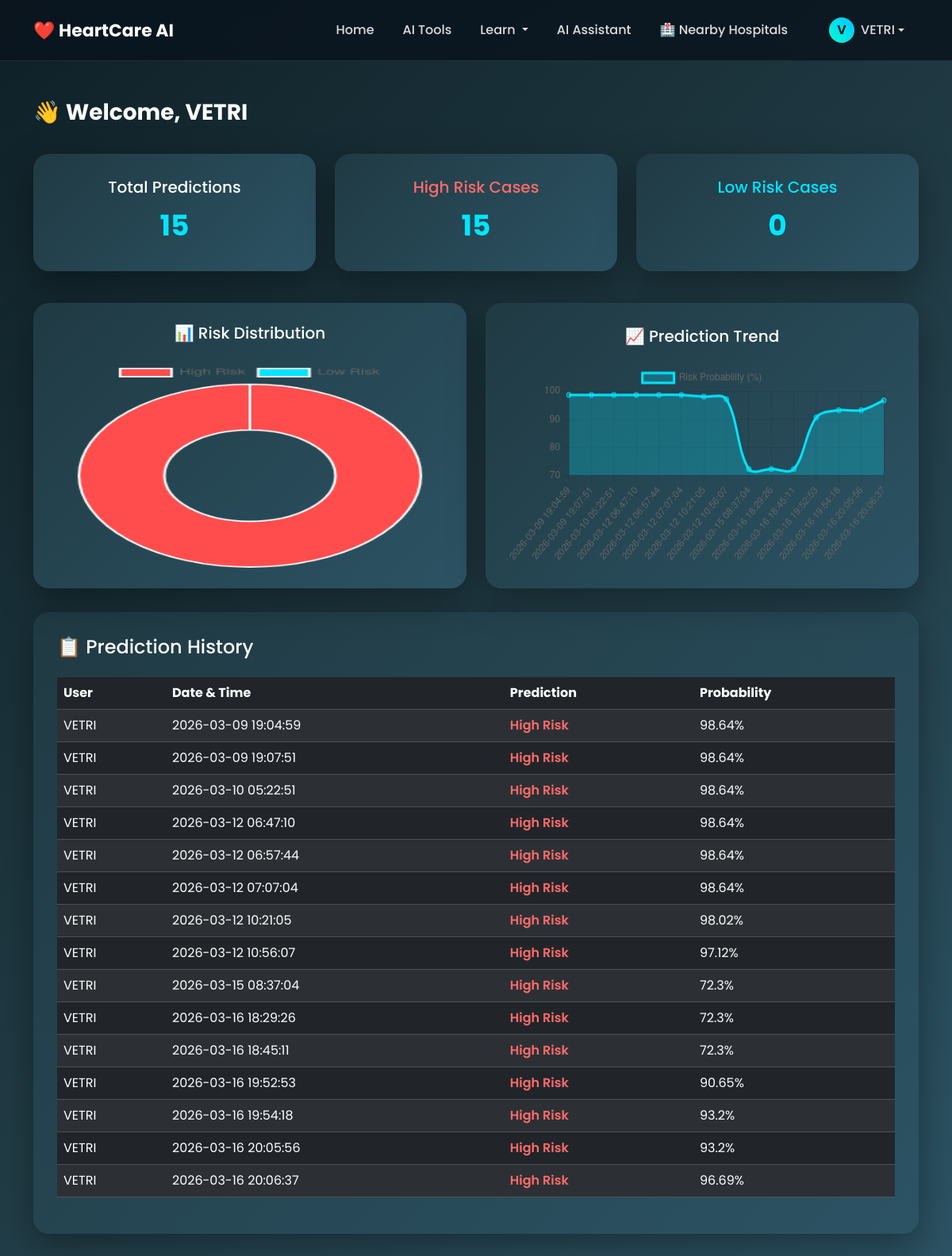
The app's page /dashboard (signed in) with its own data.
### tables this page shows
CREATE TABLE predictions (
        id INTEGER PRIMARY KEY AUTOINCREMENT,
        user_id INTEGER,
        prediction TEXT,
        probability REAL,
        created_at TIMESTAMP DEFAULT CURRENT_TIMESTAMP
    );

### app.py (the view)
@app.route("/dashboard")
def dashboard():
    if session.get("guest"):
        return redirect("/")
    if "user_id" not in session:
        return redirect("/login")
    conn = get_db_connection()
    cursor = conn.cursor()
    cursor.execute(
        "SELECT prediction, probability, created_at FROM predictions WHERE user_id=? ORDER BY created_at ASC",
        (session["user_id"],)
    )
    history = cursor.fetchall()
    conn.close()
    total = len(history)
    high = sum(1 for h in history if h[0] == "High Risk")
    low = sum(1 for h in history if h[0] == "Low Risk")
    dates = [h[2] for h in history]
    probabilities = [h[1] for h in history]
    return render_template(
        "dashboard.html",
        history=history,
        total=total,
        high=high,
        low=low,
        dates=dates,
        probabilities=probabilities
    )

### db.py (called while the page is built)
def get_db_connection():
    conn = sqlite3.connect(DATABASE)
    conn.row_factory = sqlite3.Row
    return conn

### Templates/dashboard.html (shortened to what this page needs)
{% extends "base.html" %}
{% block content %}
<h2 class="dashboard-title">
👋 Welcome, {{ session.username }}
</h2>
{% set total = history|length %}
{% set high = history | selectattr(0, "equalto", "High Risk") | list | length %}
{% set low = history | selectattr(0, "equalto", "Low Risk") | list | length %}
<div class="row g-4">
<div class="col-md-4">
<div class="stat-card">
<h5>Total Predictions</h5>
<div class="stat-number">{{ total }}</div>
</div>
</div>
<div class="col-md-4">
<div class="stat-card">
<h5 style="color:#ff6b6b">High Risk Cases</h5>
<div class="stat-number">{{ high }}</div>
</div>
</div>
<div class="col-md-4">
<div class="stat-card">
<h5 style="color:#00e5ff">Low Risk Cases</h5>
<div class="stat-number">{{ low }}</div>
</div>
</div>
</div>
<div class="row g-4 mt-3">
<div class="col-md-6">
<div class="chart-card">
<h5 class="mb-4 text-center">📊 Risk Distribution</h5>
<canvas id="riskChart"></canvas>
</div>
</div>
<div class="col-md-6">
<div class="chart-card">
<h5 class="mb-4 text-center">📈 Prediction Trend</h5>
<canvas id="trendChart"></canvas>
</div>
</div>
</div>
<div class="table-card">
<h4 class="mb-4">📋 Prediction History</h4>
<table class="table table-dark table-striped">
<thead>
<tr>
<th>User</th>
<th>Date & Time</th>
<th>Prediction</th>
<th>Probability</th>
</tr>
</thead>
<tbody>
{% if history %}
{% for row in history %}
<tr>
<td>{{ session.username }}</td>
<td>{{ row[2] }}</td>
<td>
{% if row[0] == "High Risk" %}
<span style="color:#ff6b6b;font-weight:600">High Risk</span>
{% else %}
<span style="color:#00e5ff;font-weight:600">Low Risk</span>
{% endif %}
</td>
<td>{{ row[1] }}%</td>
</tr>
{% endfor %}
{% else %}
<tr>
<td colspan="4" class="text-center">
No predictions yet. Run a prediction first.
</td>
</tr>
{% endif %}
</tbody>
</table>
</div>
<script>
const highRisk = {{ high }};
const lowRisk = {{ low }};
const ctx = document.getElementById('riskChart');
new Chart(ctx, {
type:'doughnut',
data:{
labels:['High Risk','Low Risk'],
datasets:[{
data:[highRisk,lowRisk],
backgroundColor:['#ff4d4d','#00e5ff']
}]
}
});
const dates = {{ dates|tojson if dates else [] }};
const probabilities = {{ probabilities|tojson if probabilities else [] }};
const ctx2 = document.getElementById('trendChart');
new Chart(ctx2, {
type:'line',
data:{
labels:dates,
datasets:[{
label:'Risk Probability (%)',
data:probabilities,
borderColor:'#00e5ff',
backgroundColor:'rgba(0,229,255,0.25)',
fill:true,
tension:0.35
}]
}
});
</script>
{% endblock %}

### Templates/base.html (shortened to what this page needs)
<!DOCTYPE html>
<html lang="en">
<head>
<link href="https://cdn.jsdelivr.net/npm/bootstrap@5.3.2/dist/css/bootstrap.min.css" rel="stylesheet">
<link rel="stylesheet" href="https://unpkg.com/leaflet@1.9.4/dist/leaflet.css"/>
</head>
<body>
<nav class="navbar navbar-expand-lg navbar-dark navbar-premium sticky-top">
<div class="container">
<a class="navbar-brand" href="/">❤️ HeartCare AI</a>
<div class="collapse navbar-collapse" id="nav">
<ul class="navbar-nav ms-auto align-items-lg-center">
<li class="nav-item">
<a class="nav-link" href="/">Home</a>
</li>
<li class="nav-item">
<a class="nav-link" href="/predict">AI Tools</a>
</li>
<li class="nav-item dropdown">
<a class="nav-link dropdown-toggle" data-bs-toggle="dropdown">
Learn
</a>
</li>
<li class="nav-item">
<a class="nav-link" href="/chat">AI Assistant</a>
</li>
<li class="nav-item">
<a class="nav-link" href="/hospitals">🏥 Nearby Hospitals</a>
</li>
{% if session.get("username") %}
<li class="nav-item dropdown ms-lg-3">
<a class="nav-link dropdown-toggle d-flex align-items-center"
href="#"
role="button"
data-bs-toggle="dropdown">
<div class="profile-avatar">
{{ session.username[0] }}
</div>
{{ session.username }}
</a>
</li>
{% else %}
<li class="nav-item ms-lg-3">
<a class="btn btn-medical" href="/login">Login</a>
</li>
{% endif %}
</ul>
</div>
</div>
</nav>
<div class="container py-5">
{% block content %}{% endblock %}
</div>
</body>
</html>

### Templates/base.html (style rules this page uses)
body { font-family:'Poppins',sans-serif; background:linear-gradient(135deg,#0f2027,#203a43,#2c5364); min-height:100vh; color:white; }
.navbar-premium { background:rgba(10,20,30,0.85); backdrop-filter:blur(12px); border-bottom:1px solid rgba(255,255,255,0.1); padding:14px 0; }
.navbar-brand { font-weight:700; font-size:22px; }
.nav-link { color:#ddd !important; margin:0 10px; font-weight:500; transition:0.3s; }
.profile-avatar { width:32px; height:32px; border-radius:50%; background:linear-gradient(45deg,#00ffd5,#00c3ff); display:flex; align-items:center; justify-content:center; font-weight:600; color:black; margin-right:8px; }

### Templates/dashboard.html (style rules this page uses)
.dashboard-title { font-weight:700; margin-bottom:35px; font-size:28px; }
.stat-card { background:linear-gradient(135deg,#203a43,#2c5364); border-radius:20px; padding:30px; text-align:center; box-shadow:0 15px 45px rgba(0,0,0,0.35); transition:0.3s; }
.stat-number { font-size:36px; font-weight:700; margin-top:10px; color:#00e5ff; }
.chart-card { background:linear-gradient(135deg,#203a43,#2c5364); border-radius:20px; padding:30px; box-shadow:0 15px 45px rgba(0,0,0,0.35); height:360px; display:flex; flex-direction:column; justify-content:center; align-items:center; }
.table-card { background:linear-gradient(135deg,#203a43,#2c5364); border-radius:20px; padding:30px; margin-top:30px; box-shadow:0 15px 45px rgba(0,0,0,0.35); }
canvas { width:100% !important; height:260px !important; }

### records on screen
predictions: username "VETRI", created_at "2026-03-09 19:04:59", prediction "High Risk", probability "98.64"
predictions: username "VETRI", created_at "2026-03-09 19:07:51", prediction "High Risk", probability "98.64"
predictions: username "VETRI", created_at "2026-03-10 05:22:51", prediction "High Risk", probability "98.64"
predictions: username "VETRI", created_at "2026-03-12 06:47:10", prediction "High Risk", probability "98.64"
predictions: username "VETRI", created_at "2026-03-12 06:57:44", prediction "High Risk", probability "98.64"
predictions: username "VETRI", created_at "2026-03-12 07:07:04", prediction "High Risk", probability "98.64"
predictions: username "VETRI", created_at "2026-03-12 10:21:05", prediction "High Risk", probability "98.02"
predictions: username "VETRI", created_at "2026-03-12 10:56:07", prediction "High Risk", probability "97.12"
predictions: username "VETRI", created_at "2026-03-15 08:37:04", prediction "High Risk", probability "72.3"
predictions: username "VETRI", created_at "2026-03-16 18:29:26", prediction "High Risk", probability "72.3"
predictions: username "VETRI", created_at "2026-03-16 18:45:11", prediction "High Risk", probability "72.3"
predictions: username "VETRI", created_at "2026-03-16 19:52:53", prediction "High Risk", probability "90.65"
predictions: username "VETRI", created_at "2026-03-16 19:54:18", prediction "High Risk", probability "93.2"
predictions: username "VETRI", created_at "2026-03-16 20:05:56", prediction "High Risk", probability "93.2"
predictions: username "VETRI", created_at "2026-03-16 20:06:37", prediction "High Risk", probability "96.69"

### other values on screen
{{ session.username[0] }} "V"
{{ session.username }} "VETRI"
{{ total }} "15"
{{ high }} "15"
{{ low }} "0"
chart data {{ low }} 0
chart data {{ probabilities|tojson if probabilities else [] }} [98.64, 98.64, 98.64, 98.64, 98.64, 98.64, 98.02, 97.12, 72.3, 72.3, 72.3, 90.65, 93.2, 93.2, 96.69]
